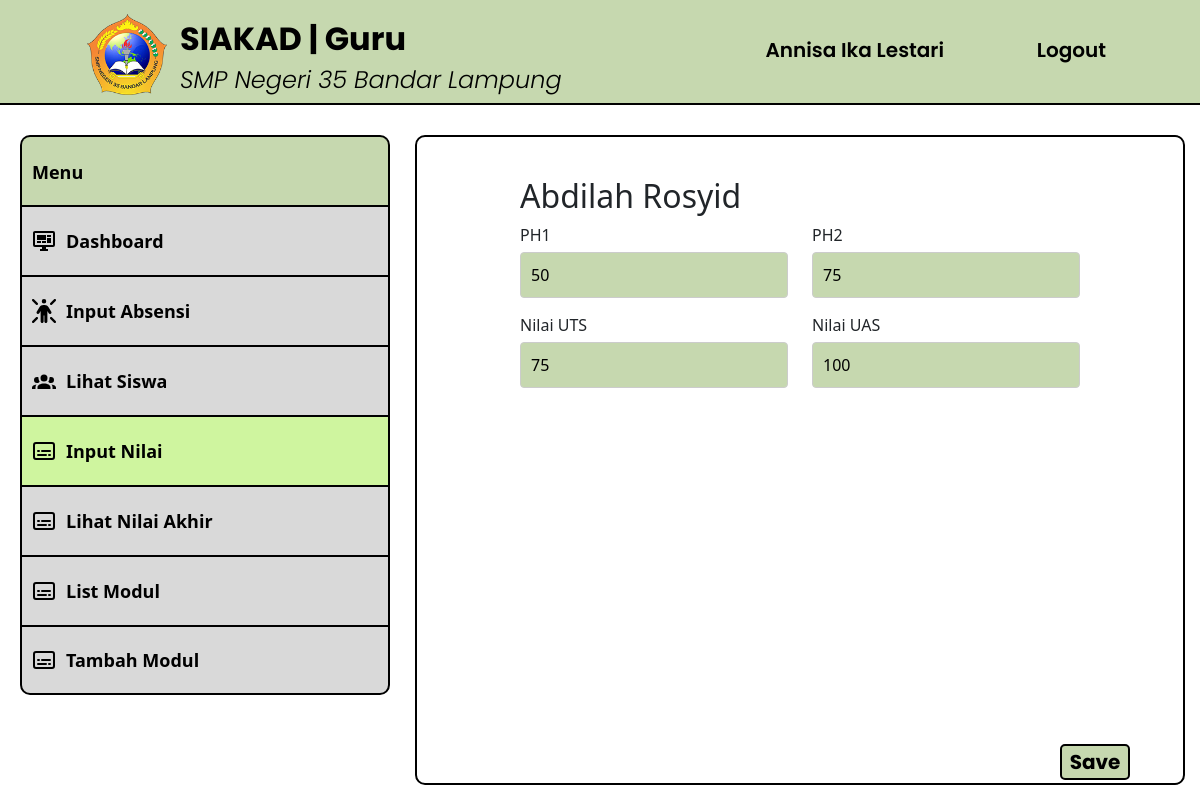
The page /src/forminputnilai-guru.php?nisn=0113701227&kode_mapel=PAK7 (signed in) on the database its author committed.
### tables this page shows
CREATE TABLE `guru` (
  `id_guru` int(11) NOT NULL,
  `nip` varchar(50) NOT NULL,
  `password` varchar(255) NOT NULL,
  `nama` varchar(50) NOT NULL,
  `jenis_kelamin` varchar(20) NOT NULL,
  `tanggal_lahir` date NOT NULL,
  `tempat_lahir` varchar(30) NOT NULL,
  `agama` varchar(20) NOT NULL,
  `no_hp` varchar(15) NOT NULL,
  `email` varchar(50) NOT NULL,
  `alamat` varchar(100) NOT NULL,
  `foto` varchar(255) NOT NULL,
  `status_guru` enum('Aktif','Tidak Aktif') NOT NULL
);

CREATE TABLE `siswa` (
  `id_siswa` int(11) NOT NULL,
  `nisn` varchar(30) NOT NULL,
  `password` varchar(255) NOT NULL,
  `nama` varchar(50) NOT NULL,
  `jenis_kelamin` varchar(20) NOT NULL,
  `tanggal_lahir` date NOT NULL,
  `tempat_lahir` varchar(30) NOT NULL,
  `agama` varchar(20) NOT NULL,
  `no_hp` varchar(15) NOT NULL,
  `email` varchar(30) NOT NULL,
  `alamat` text NOT NULL,
  `nama_wali` varchar(50) NOT NULL,
  `no_telepon_wali` varchar(15) NOT NULL,
  `angkatan` int(11) NOT NULL,
  `kode_kelas` varchar(5) NOT NULL,
  `foto` varchar(255) NOT NULL,
  `status_siswa` enum('Aktif','Tidak Aktif') NOT NULL
);

CREATE TABLE `nilai` (
  `id_nilai` int(11) NOT NULL,
  `kode_mapel` varchar(20) NOT NULL,
  `nisn` varchar(30) NOT NULL,
  `ph1` float NOT NULL,
  `ph2` float NOT NULL,
  `uts` float NOT NULL,
  `uas` float NOT NULL
);

### src/forminputnilai-guru.php (the view, shortened to what this page needs)
<?php
require('db.php');
$guru = $_SESSION["guru"]["nip"];
$ambil_guru = mysqli_query($conn, "SELECT * FROM guru WHERE nip = '$guru'");
$data = mysqli_fetch_array($ambil_guru);
$nisn = $_GET['nisn'];
$kode_mapel = $_GET['kode_mapel'];
$query = "SELECT * FROM nilai WHERE nisn = '$nisn' AND kode_mapel = '$kode_mapel'";
$result = mysqli_query($conn, $query);
if (mysqli_num_rows($result) > 0) {
    $nilai = mysqli_fetch_assoc($result);
} else {
    $nilai = ['ph1' => 0, 'ph2' => 0, 'uts' => 0, 'uas' => 0];
}
$query_siswa = "SELECT nama FROM siswa WHERE nisn = '$nisn'";
$siswa_result = mysqli_query($conn, $query_siswa);
$data_siswa = mysqli_fetch_assoc($siswa_result);
?>
<!DOCTYPE html>
<html>
  <head>
    <link rel="stylesheet" type="text/css" href="../styles/styles.css" />
    <link href="https://cdn.jsdelivr.net/npm/bootstrap@5.0.2/dist/css/bootstrap.min.css" rel="stylesheet">
  </head>
  <body>
    <header>
      <div class="logo-text">
        <a href="dashboard-guru.php">
          <img src="../assets/LogoSMPN35.png" alt="LogoSMPN35" width="80px" />
        </a>
      </div>
      <div class="title-text">
        <a href="dashboard-guru.php">
          <h1>SIAKAD | Guru</h1>
          <span>SMP Negeri 35 Bandar Lampung</span>
        </a>
      </div>
      <div class="profile-button">
        <a href="profile-guru.php"><iconify-icon icon="material-symbols:person" width="30" class="align-middle p-3"></iconify-icon><?php echo $data['nama'] ?></a>
      </div>
      <div class="logout-button">
        <a href="logout.php"><iconify-icon icon="material-symbols:logout" width="30" class="align-middle p-3"></iconify-icon>Logout</a>
      </div>
    </header>
    <nav>
    <ul class="side-menu">
      <li class="menu-disabled"><span>Menu</span></li>
      <li>
        <a href="dashboard-guru.php"><img src="../assets/monitor-dashboard.svg" alt="Dashboard" />Dashboard</a>
      </li>
      <li>
        <a href="inputabsensi-guru.php"><img src="../assets/person-rays.svg" alt="Input-Absensi" />Input
          Absensi</a>
      </li>
      <li>
        <a href="lihatsiswa-guru.php"><img src="../assets/person-group.svg" alt="Lihat-Siswa" />Lihat
          Siswa</a>
      </li>
      <li>
        <a href="inputnilai-guru.php" class="active"><img src="../assets/transcript.svg" alt="Input-Nilai" />Input
          Nilai</a>
      </li>
      <li>
        <a href="lihatnilaiakhir-guru.php"><img src="../assets/transcript.svg"
            alt="Lihat-Nilai-Akhir" />Lihat
          Nilai Akhir</a>
      </li>
      <li>
        <a href="listmodul-guru.php"><img src="../assets/transcript.svg" alt="List-Modul" />List Modul</a>
      </li>
      <li>
        <a href="tambahmodul-guru.php" class="menu-end"><img src="../assets/transcript.svg" alt="Tambah-Modul" />Tambah
          Modul</a>
      </li>
    </ul>
  </nav>
    <div class="kotak-isi">
    <div class="form-inputnilai">
        <h2><?php echo $data_siswa['nama']; ?></h2>
<form action="" method="POST">
    <div class="form-group">
        <div class="row">
            <div class="col">
                <label for="ph1">PH1</label>
                <input type="number" name="ph1" required autocomplete="off" value="<?php echo $nilai['ph1']; ?>">
            </div>
            <div class="col">
                <label for="ph2">PH2</label>
                <input type="number" name="ph2" required autocomplete="off" value="<?php echo $nilai['ph2']; ?>">
            </div>
        </div>
    </div>
    <div class="form-group">
        <div class="row">
            <div class="col">
                <label for="uts">Nilai UTS</label>
                <input type="number" name="uts" required autocomplete="off" value="<?php echo $nilai['uts']; ?>">
            </div>
            <div class="col">
                <label for="uas">Nilai UAS</label>
                <input type="number" name="uas" required autocomplete="off" value="<?php echo $nilai['uas']; ?>">
            </div>
        </div>
    </div>
    <button type="submit" id="edit-button">Save</button>
</form>
    </div>
</body>
</html>

### styles/styles.css (style rules this page uses)
body { font-family: Poppins; display: flex; align-items: center; width: 100vw; height: 100vh; margin: 0; overflow: hidden; }
button[type="submit"] { width: 500px; height: 7vh; border-radius: 10px; background-color: #cff59f; cursor: pointer; text-align: center; font-size: 20px; font-style: Medium; text-align: center; font-family: Poppins; font-weight: 700; line-height: normal; font-stretch: normal; text-decoration: none; border: none; margin-top: 45px; }
header { position: fixed; top: 0; width: 100%; height: 105px; background-color: #c6d8af; color: #fff; text-align: left; border-bottom: 2px solid #000; }
header h1 { position: absolute; left: 180px; font-family: Poppins; font-size: 32px; font-weight: 700; color: #000; }
header span { position: absolute; top: 62px; left: 180px; font-family: Poppins; font-size: 24px; font-weight: 300; font-style: italic; color: #000; }
.logo-text { display: flex; align-items: center; position: fixed; left: 87px; top: 14px; }
.title-text h1 { top: 20px; }
.logout-button { position: fixed; top: 35px; right: 94px; }
.profile-button { position: fixed; top: 35px; right: 256px; }
.logout-button a, .profile-button a { text-decoration: none; font-family: Poppins; font-weight: 600; font-size: 20px; color: #000; }
nav { position: fixed; top: 105px; left: 0; width: 370px; height: calc(100% - 175px); padding: 20px; margin-top: 10px; }
.side-menu { list-style: none; padding: 0; margin: 0; }
.side-menu li { margin-bottom: 0; }
.side-menu a { display: block; width: 370px; height: 70px; background-color: #d9d9d9; line-height: 70px; text-decoration: none; color: #000; font-size: 18px; font-weight: bold; transition: background-color 0.3s; border-top: 2px solid #000; border-right: 2px solid #000; border-left: 2px solid #000; }
.side-menu a { display: flex; align-items: center; text-decoration: none; color: #000; padding: 5px 0; }
.side-menu img, .side-menu span { width: 24px; height: 24px; margin-right: 10px; margin-left: 10px; }
.side-menu .active { background-color: #cff59f; }
.menu-disabled { display: flex; width: 370px; height: 70px; background-color: #c6d8af; text-align: center; line-height: 70px; text-decoration: none; color: #000; font-size: 18px; font-weight: bold; pointer-events: none; border-top-left-radius: 10px; border-top-right-radius: 10px; border-top: 2px solid #000; border-right: 2px solid #000; border-left: 2px solid #000; }
.menu-end { border-bottom-left-radius: 10px; border-bottom-right-radius: 10px; border-bottom: 2px solid #000; }
.kotak-isi { position: fixed; top: 135px; left: 415px; right: 15px; bottom: 15px; background-color: #fff; border-radius: 10px; border: 2px solid #000; padding: 20px; overflow-y: auto; }
#edit-button { font-family: Poppins; font-weight: 700; position: fixed; bottom: 20px; right: 70px; width: 70px; height: 36px; cursor: pointer; border: none; background-color: #c6d8af; color: #000; border-radius: 5px; border: 2px solid #000; }
.form-group { margin-bottom: 15px; }
.form-group label { display: block; margin-bottom: 5px; }
.form-inputnilai { max-width: 600px; margin: auto; padding: 20px; border-radius: 8px; background-color: white; }
.form-group input[type="number"] { width: 100%; padding: 10px; border-radius: 4px; border: 1px solid #ccc; background-color: #c6d8af; }

### rows shown on the page
guru: nama "Annisa Ika Lestari"
siswa: nama "Abdilah Rosyid"
nilai: ph1 "50", ph2 "75", uts "75", uas "100"
